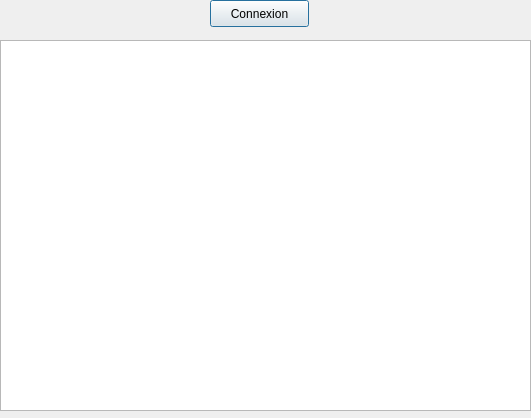
<?xml version="1.0" encoding="UTF-8"?>
<ui version="4.0">
 <class>SphinxClient</class>
 <widget class="QDialog" name="SphinxClient">
  <property name="geometry">
   <rect>
    <x>0</x>
    <y>0</y>
    <width>531</width>
    <height>418</height>
   </rect>
  </property>
  <property name="windowTitle">
   <string>SphinxClient</string>
  </property>
  <widget class="QPushButton" name="boutonConnexion">
   <property name="geometry">
    <rect>
     <x>210</x>
     <y>0</y>
     <width>99</width>
     <height>27</height>
    </rect>
   </property>
   <property name="text">
    <string>Connexion</string>
   </property>
  </widget>
  <widget class="QTextBrowser" name="messageBox">
   <property name="geometry">
    <rect>
     <x>0</x>
     <y>40</y>
     <width>531</width>
     <height>371</height>
    </rect>
   </property>
  </widget>
 </widget>
 <resources/>
 <connections/>
</ui>
